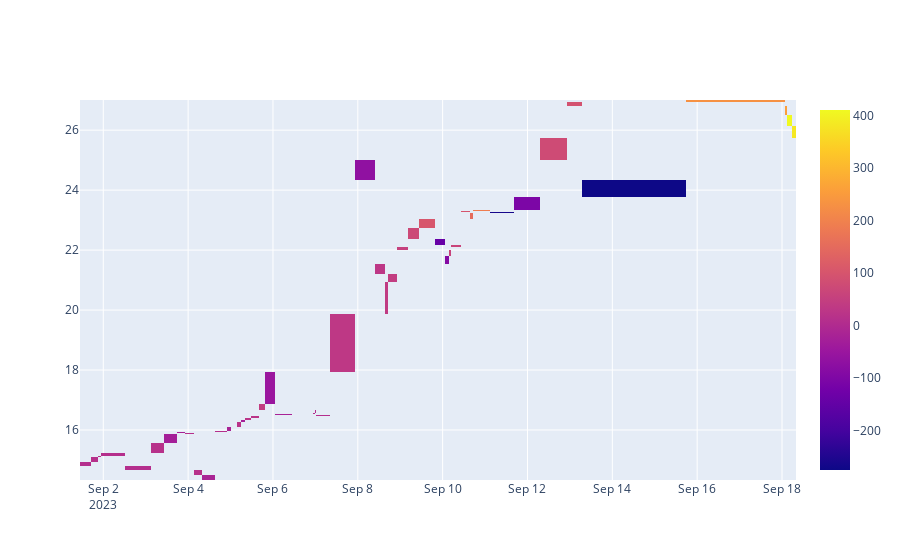

Notebook code for this chart:
### Code cell
#heatmap plotly

import plotly.graph_objects as go

#trades
fig = go.Figure(data=go.Heatmap(
                     z=stats['_trades']['PnL'],
                     x=stats['_trades']['EntryTime'],
                     y=stats['_trades']['EntryPrice'],
                     hoverongaps = False))
fig.show()
